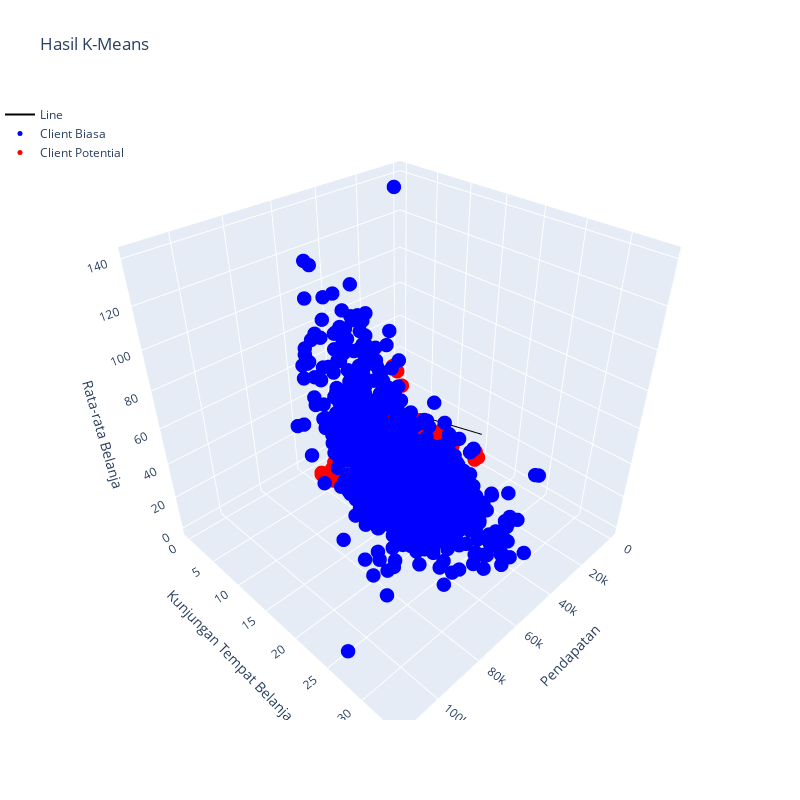

The notebook cell saved with this chart:
### Markdown cell above
Tujuan dari kode di atas adalah  hampir sama seperti kode sebelumnya yaitu untuk menghitung dan menampilkan dendrogram dari hierarchical clustering menggunakan metode Average link untuk data yang telah dinormalisasi. Dendrogram ini dapat membantu Saya memvisualisasikan struktur hierarkis dari cluster yang terbentuk.

### Code cell
import plotly.graph_objs as go



df1 = df[df.Cluster==0]
df2 = df[df.Cluster==1]

# Definisikan data untuk garis
xline = np.linspace(0, 15, 1000)
yline = np.linspace(0, 15, 1000)
zline = np.linspace(0, 15, 1000)
line_trace = go.Scatter3d(x=xline, y=yline, z=zline, mode='lines', line=dict(color='black'), name='Line')

# Definisikan data untuk setiap cluster
scatter_traces = [
    go.Scatter3d(x=df1.Income, y=df1.total_spend_place, z=df1['Rata-rata-belanja'], mode='markers',
                 marker=dict(color='blue', size=5), name='Client Biasa',
                 hovertemplate="<span>Income: %{x}<br>Total Spend Place: %{y}<br>Rata-rata Belanja: %{z}<extra></extra></span><span><b> Client Potensial </b><extra></extra></span>"),
    go.Scatter3d(x=df2.Income, y=df2.total_spend_place, z=df2['Rata-rata-belanja'], mode='markers',
                 marker=dict(color='red', size=5), name='Client Potential',
                hovertemplate="<span>Income: %{x}<br>Total Spend Place: %{y}<br>Rata-rata Belanja: %{z}<extra></extra></span><span><b> Client Biasa </b><extra></extra></span>"),
]



# Definisikan layout
layout = go.Layout(scene=dict(xaxis=dict(title='Pendapatan'), yaxis=dict(title='Kunjungan Tempat Belanja'), zaxis=dict(title='Rata-rata Belanja')),
                   margin=dict(l=0, r=0), height=800, width=800, title="Hasil K-Means", legend=dict(x=0, y=1), showlegend=True)

# Definisikan figure
fig = go.Figure(data=[line_trace] + scatter_traces , layout=layout)

# Tampilkan plot
fig.show()

### Figure 1 — Plotly figure (JSON) as saved in the notebook; plotly's stock layout.template omitted (floating-point values rounded to 4 significant figures; data arrays with more than 128 entries replaced by an {"elided": "..."} marker saying what was removed)
{"data": [{"line": {"color": "black"}, "mode": "lines", "name": "Line", "type": "scatter3d", "x": {"elided": "1000 float values"}, "y": {"elided": "1000 float values"}, "z": {"elided": "1000 float values"}}, {"hovertemplate": "<span>Income: %{x}<br>Total Spend Place: %{y}<br>Rata-rata Belanja: %{z}<extra></extra></span><span><b> Client Potensial </b><extra></extra></span>", "marker": {"color": "blue", "size": 5}, "mode": "markers", "name": "Client Biasa", "type": "scatter3d", "x": {"elided": "1375 float values"}, "y": {"elided": "1375 int values"}, "z": {"elided": "1375 float values"}}, {"hovertemplate": "<span>Income: %{x}<br>Total Spend Place: %{y}<br>Rata-rata Belanja: %{z}<extra></extra></span><span><b> Client Biasa </b><extra></extra></span>", "marker": {"color": "red", "size": 5}, "mode": "markers", "name": "Client Potential", "type": "scatter3d", "x": {"elided": "849 float values"}, "y": {"elided": "849 int values"}, "z": {"elided": "849 float values"}}], "layout": {"height": 800, "legend": {"x": 0, "y": 1}, "margin": {"l": 0, "r": 0}, "scene": {"xaxis": {"title": {"text": "Pendapatan"}}, "yaxis": {"title": {"text": "Kunjungan Tempat Belanja"}}, "zaxis": {"title": {"text": "Rata-rata Belanja"}}}, "showlegend": true, "title": {"text": "Hasil K-Means"}, "width": 800}}
